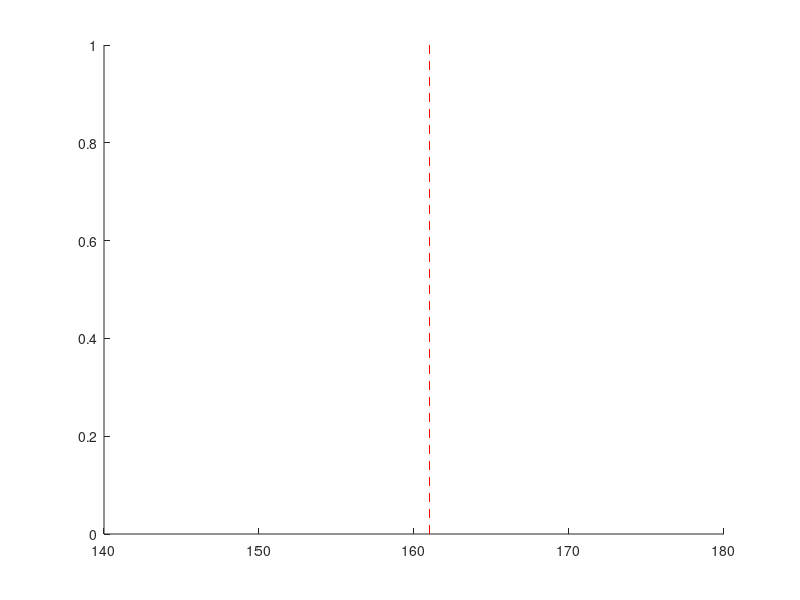

Here is the MATLAB script that generated this plot:
function [] = xasm()
    hold on;
    yL = get(gca,'ylim');
    line([161 161], yL, 'Color','red','LineStyle','--');
end